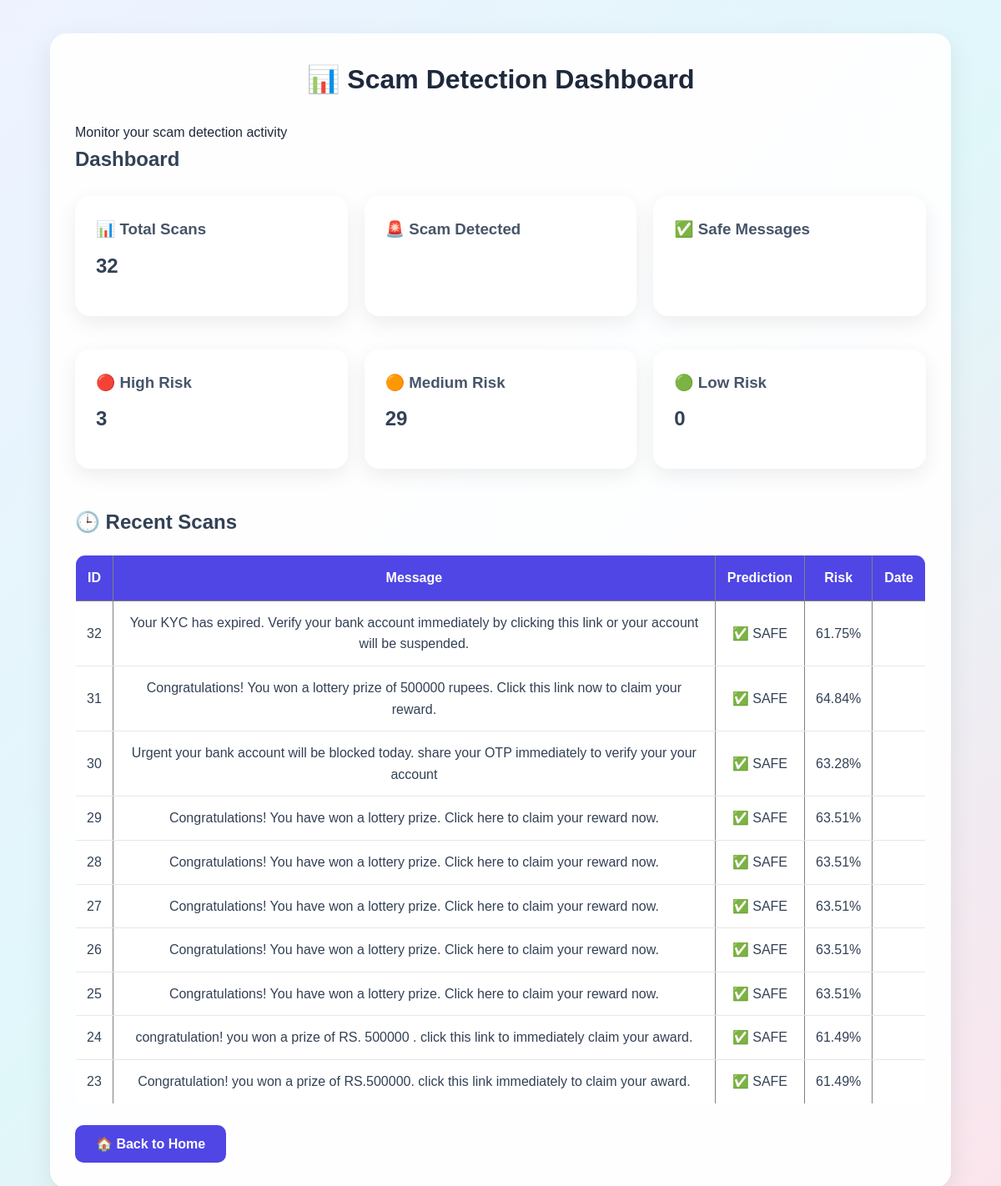
/dashboard, run on the app's committed database.
### tables this page shows
CREATE TABLE scans (

            id INTEGER PRIMARY KEY AUTOINCREMENT,

            message TEXT NOT NULL,

            prediction TEXT NOT NULL,

            risk REAL NOT NULL,

            reasons TEXT

        , category TEXT, created_at TIMESTAMP);

### app.py (the view)
@app.route("/dashboard")
def dashboard():
    connection = get_db_connection()
    try:
        total_scans = connection.execute("""
            SELECT COUNT(*) AS total
            FROM scans
        """).fetchone()["total"]
        scam_count = connection.execute("""
            SELECT COUNT(*) AS total
            FROM scans
            WHERE prediction = 'Scam'
        """).fetchone()["total"]
        safe_count = connection.execute("""
            SELECT COUNT(*) AS total
            FROM scans
            WHERE prediction = 'Likely Safe'
        """).fetchone()["total"]
        suspicious_count = connection.execute("""
            SELECT COUNT(*) AS total
            FROM scans
            WHERE prediction = 'Suspicious Message'
        """).fetchone()["total"]
        high_risk = connection.execute("""
            SELECT COUNT(*) AS total
            FROM scans
            WHERE risk >= 70
        """).fetchone()["total"]
        medium_risk = connection.execute("""
            SELECT COUNT(*) AS total
            FROM scans
            WHERE risk >= 40 AND risk < 70
        """).fetchone()["total"]
        low_risk = connection.execute("""
            SELECT COUNT(*) AS total
            FROM scans
            WHERE risk < 40
        """).fetchone()["total"]
        recent_scans = connection.execute("""
            SELECT *
            FROM scans
            ORDER BY id DESC
            LIMIT 10
        """).fetchall()
        return render_template(
            "dashboard.html",
            total_scans=total_scans,
            scam_count=scam_count,
            safe_count=safe_count,
            suspicious_count=suspicious_count,
            high_risk=high_risk,
            medium_risk=medium_risk,
            low_risk=low_risk,
            recent_scans=recent_scans
        )
    finally:
        connection.close()

### app.py (called while the page is built)
def get_db_connection():
    connection = sqlite3.connect(str(DATABASE_PATH))
    connection.row_factory = sqlite3.Row
    return connection

### templates/dashboard.html (shortened to what this page needs)
<!DOCTYPE html>
<html lang="en">
<head>
    <link rel="stylesheet"
          href="{{ url_for('static', filename='style.css') }}">
</head>
<body>
    <div class="container">
        <h1>📊 Scam Detection Dashboard</h1>
        <p>Monitor your scam detection activity</p>
        <h2>Dashboard</h2>
       <div class="dashboard-cards">
    <div class="card">
        <h3>📊 Total Scans</h3>
        <h2>{{ total_scans }}</h2>
    </div>
    <div class="card">
        <h3>🚨 Scam Detected</h3>
    </div>
    <div class="card">
        <h3>✅ Safe Messages</h3>
    </div>
    <div class="card">
        <h3>🔴 High Risk</h3>
        <h2>{{ high_risk }}</h2>
    </div>
    <div class="card">
        <h3>🟠 Medium Risk</h3>
        <h2>{{ medium_risk }}</h2>
    </div>
    <div class="card">
        <h3>🟢 Low Risk</h3>
        <h2>{{ low_risk }}</h2>
    </div>
</div>
        <h2>🕒 Recent Scans</h2>
<table border="1" cellpadding="10" cellspacing="0">
    <tr>
        <th>ID</th>
        <th>Message</th>
        <th>Prediction</th>
        <th>Risk</th>
        <th>Date</th>
    </tr>
    {% for scan in recent_scans %}
    <tr>
        <td>{{ scan.id }}</td>
        <td>{{ scan.message }}</td>
        <td>
    {% if scan.prediction == "scam" %}
        <span class="scam-badge">🚨 SCAM</span>
    {% else %}
        <span class="safe-badge">✅ SAFE</span>
    {% endif %}
</td>
        <td>{{ scan.risk }}%</td>
        <td>{{ scan.scan_date }}</td>
    </tr>
    {% endfor %}
</table>
        <br>
        <a href="/">
            <button type="button">
                🏠 Back to Home
            </button>
        </a>
    </div>
</body>
</html>

### static/style.css (style rules this page uses)
* { margin: 0; padding: 0; box-sizing: border-box; }
body { font-family: Arial, Helvetica, sans-serif; background: linear-gradient( 135deg, #eef2ff, #e0f7fa, #fce4ec ); min-height: 100vh; color: #1e293b; line-height: 1.6; }
.container { width: 90%; max-width: 1100px; margin: 40px auto; background: rgba(255, 255, 255, 0.95); padding: 30px; border-radius: 20px; box-shadow: 0 10px 30px rgba(0, 0, 0, 0.08); }
h1 { text-align: center; color: #1e293b; margin-bottom: 25px; }
h2 { color: #334155; margin-bottom: 15px; }
h3 { color: #475569; margin-bottom: 10px; }
button { border: none; background: #4f46e5; color: white; padding: 13px 25px; border-radius: 10px; font-size: 16px; font-weight: bold; cursor: pointer; transition: 0.3s; }
a { color: #4f46e5; text-decoration: none; font-weight: 600; }
.card { background: white; padding: 25px; border-radius: 18px; margin-bottom: 20px; box-shadow: 0 8px 25px rgba(0, 0, 0, 0.07); transition: 0.3s; }
.dashboard-cards { display: grid; grid-template-columns: repeat(3, 1fr); gap: 20px; margin: 25px 0; }
table { width: 100%; border-collapse: collapse; margin-top: 20px; background: white; border-radius: 12px; overflow: hidden; }
th { background: #4f46e5; color: white; padding: 14px; text-align: center; }
td { padding: 13px; text-align: center; border-bottom: 1px solid #e2e8f0; color: #334155; }
.card, .dashboard-card { animation: fadeIn 0.5s ease; }

### data on the page
scans: id "32", message "Your KYC has expired. Verify your bank account immediately by clicking this link or your account will be suspended.", shows "✅ SAFE", risk "61.75"
scans: id "31", message "Congratulations! You won a lottery prize of 500000 rupees. Click this link now to claim your reward.", prediction "✅ SAFE", risk "64.84"
scans: id "30", message "Urgent your bank account will be blocked today. share your OTP immediately to verify your your account", prediction "✅ SAFE", risk "63.28"
scans: id "29", message "Congratulations! You have won a lottery prize. Click here to claim your reward now.", shows "✅ SAFE", risk "63.51"
scans: id "28", message "Congratulations! You have won a lottery prize. Click here to claim your reward now.", shows "✅ SAFE", risk "63.51"
scans: id "27", message "Congratulations! You have won a lottery prize. Click here to claim your reward now.", shows "✅ SAFE", risk "63.51"
scans: id "26", message "Congratulations! You have won a lottery prize. Click here to claim your reward now.", shows "✅ SAFE", risk "63.51"
scans: id "25", message "Congratulations! You have won a lottery prize. Click here to claim your reward now.", shows "✅ SAFE", risk "63.51"
scans: id "24", message "congratulation! you won a prize of RS. 500000 . click this link to immediately claim your award.", shows "✅ SAFE", risk "61.49"
scans: id "23", message "Congratulation! you won a prize of RS.500000. click this link immediately to claim your award.", shows "✅ SAFE", risk "61.49"

### other printed values
{{ total_scans }} "32"
{{ high_risk }} "3"
{{ medium_risk }} "29"
{{ low_risk }} "0"
